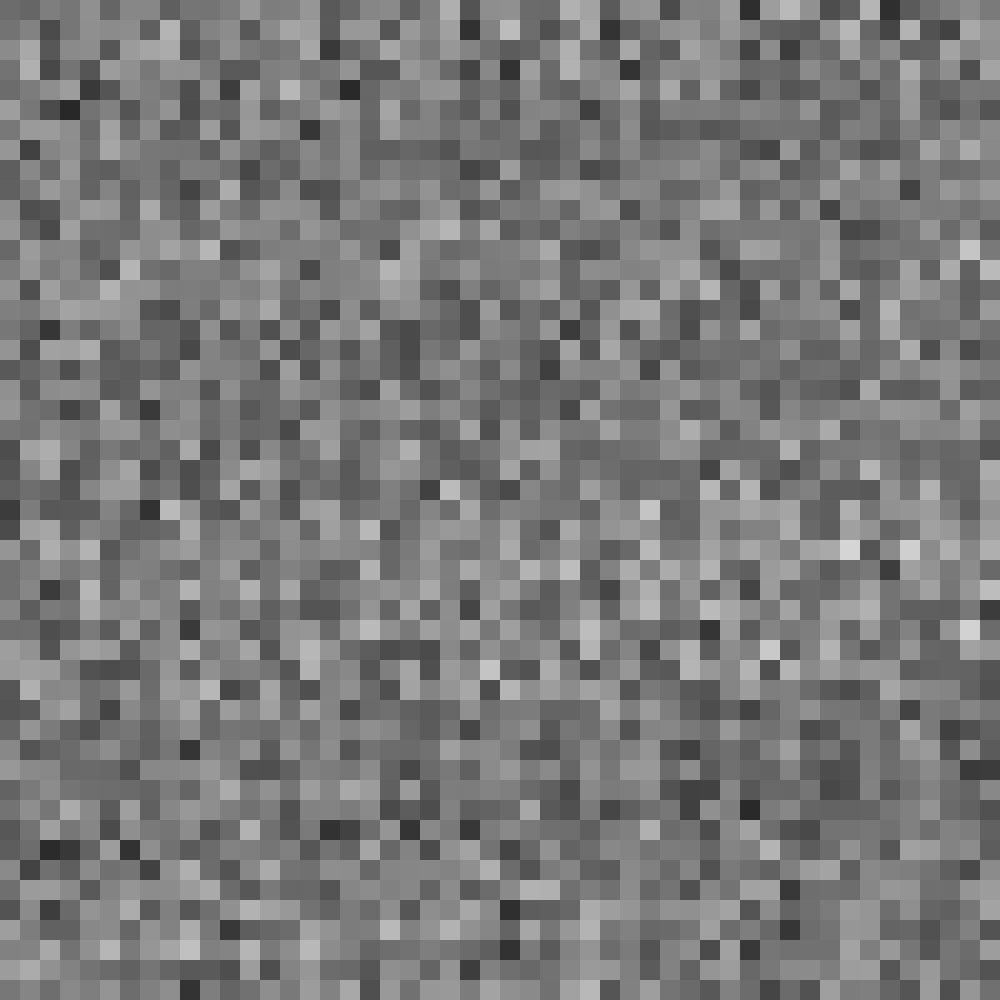
Frame 1 (no input)
Frame 60 (the mouse pressed at the canvas centre just before this capture): identical to frame 1, image omitted
Frame 120 (the mouse held since frame 60 and released just before this capture): identical to frame 1, image omitted

The Processing sketch that drew this single still picture (run headless with seeded random() and noise(); from frame 60 on, the mouse is pressed at the canvas centre):

// Processing sketch: PerlinNoiseRaw
// ── PerlinNoiseRaw.pde
int quantity = 50;
float[][] elevation = new float[quantity][quantity];
float nx = 2.3;
float ny = 2;
float seed = random(-100000, 100000);

void setup() {
  size(1000, 1000);

  for (int x = 0; x < elevation.length; x++) {
    for (int y = 0; y < elevation[0].length; y++) {
      elevation[x][y] = noise(nx*x+seed, ny*y+seed);
    }
  }
  noStroke();
}

void draw() {
  pushMatrix();
  // translate(0, 715, -500);
  // rotateX(1);
  // rotateY(TWO_PI*mouseY/height);
  // rotateZ(TWO_PI*mouseX/width);
  background(0);

  for (int x = 0; x < elevation.length; x++) {
    for (int y = 0; y < elevation[0].length; y++) {
      fill(elevation[x][y]*255);
      rect((float) x*(width/elevation.length), (float) y*(height/elevation[0].length), (float) width/elevation.length, (float) height/elevation[0].length);
      // rect((float) x*(width/elevation.length), (float) y*(height/elevation[0].length), elevation[x][y]*25-(float) x*(width/elevation.length), (float) x*(width/elevation.length));
      
    }
  }
  popMatrix();
}

void mouseClicked() {
  float seed = random(-100000, 100000);  
  for (int x = 0; x < elevation.length; x++) {
    for (int y = 0; y < elevation[0].length; y++) {
      elevation[x][y] = noise(nx*x+seed, ny*y+seed);
    }
  }
}
